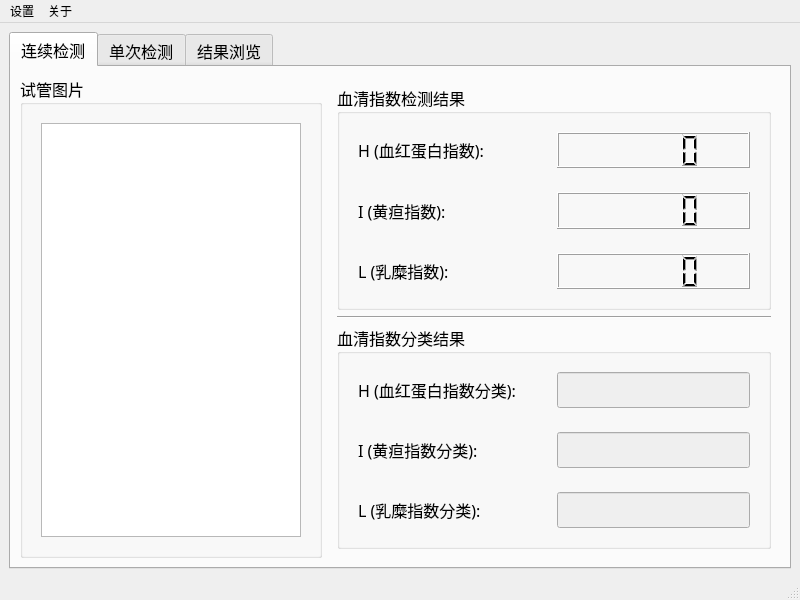
<?xml version="1.0" encoding="UTF-8"?>
<ui version="4.0">
 <class>MainWindow</class>
 <widget class="QMainWindow" name="MainWindow">
  <property name="geometry">
   <rect>
    <x>0</x>
    <y>0</y>
    <width>800</width>
    <height>600</height>
   </rect>
  </property>
  <property name="minimumSize">
   <size>
    <width>800</width>
    <height>600</height>
   </size>
  </property>
  <property name="maximumSize">
   <size>
    <width>3840</width>
    <height>2160</height>
   </size>
  </property>
  <property name="font">
   <font>
    <family>微软雅黑</family>
   </font>
  </property>
  <property name="windowTitle">
   <string>血清指数智能判读-SerumSage</string>
  </property>
  <widget class="QWidget" name="centralwidget">
   <property name="sizePolicy">
    <sizepolicy hsizetype="Preferred" vsizetype="Preferred">
     <horstretch>1</horstretch>
     <verstretch>1</verstretch>
    </sizepolicy>
   </property>
   <layout class="QGridLayout" name="gridLayout">
    <item row="1" column="0">
     <widget class="QTabWidget" name="workModeTab">
      <property name="sizePolicy">
       <sizepolicy hsizetype="Expanding" vsizetype="Expanding">
        <horstretch>1</horstretch>
        <verstretch>1</verstretch>
       </sizepolicy>
      </property>
      <property name="font">
       <font>
        <family>微软雅黑</family>
        <pointsize>12</pointsize>
       </font>
      </property>
      <property name="layoutDirection">
       <enum>Qt::LeftToRight</enum>
      </property>
      <property name="currentIndex">
       <number>0</number>
      </property>
      <widget class="QWidget" name="tab4CD">
       <attribute name="title">
        <string>连续检测</string>
       </attribute>
       <layout class="QHBoxLayout" name="horizontalLayout">
        <item>
         <widget class="QGroupBox" name="groupBox">
          <property name="sizePolicy">
           <sizepolicy hsizetype="Preferred" vsizetype="Preferred">
            <horstretch>2</horstretch>
            <verstretch>0</verstretch>
           </sizepolicy>
          </property>
          <property name="title">
           <string>试管图片</string>
          </property>
          <layout class="QGridLayout" name="gridLayout_3">
           <item row="0" column="0">
            <widget class="QWidget" name="widget_8" native="true">
             <layout class="QGridLayout" name="gridLayout_4">
              <item row="0" column="0">
               <widget class="QGraphicsView" name="tubeImgGView4CD">
                <property name="sizePolicy">
                 <sizepolicy hsizetype="Expanding" vsizetype="Expanding">
                  <horstretch>0</horstretch>
                  <verstretch>0</verstretch>
                 </sizepolicy>
                </property>
               </widget>
              </item>
             </layout>
            </widget>
           </item>
          </layout>
         </widget>
        </item>
        <item>
         <widget class="QWidget" name="widget" native="true">
          <property name="sizePolicy">
           <sizepolicy hsizetype="Preferred" vsizetype="Preferred">
            <horstretch>3</horstretch>
            <verstretch>0</verstretch>
           </sizepolicy>
          </property>
          <layout class="QVBoxLayout" name="verticalLayout_3">
           <item>
            <widget class="QGroupBox" name="groupBox_2">
             <property name="title">
              <string>血清指数检测结果</string>
             </property>
             <layout class="QVBoxLayout" name="verticalLayout">
              <item>
               <widget class="QWidget" name="widget_2" native="true">
                <layout class="QHBoxLayout" name="horizontalLayout_2">
                 <item>
                  <widget class="QLabel" name="label">
                   <property name="text">
                    <string>H (血红蛋白指数):</string>
                   </property>
                  </widget>
                 </item>
                 <item>
                  <widget class="QLCDNumber" name="HIndicesLCD4CD">
                   <property name="sizePolicy">
                    <sizepolicy hsizetype="Preferred" vsizetype="Preferred">
                     <horstretch>0</horstretch>
                     <verstretch>0</verstretch>
                    </sizepolicy>
                   </property>
                  </widget>
                 </item>
                </layout>
               </widget>
              </item>
              <item>
               <widget class="QWidget" name="widget_3" native="true">
                <layout class="QHBoxLayout" name="horizontalLayout_3">
                 <item>
                  <widget class="QLabel" name="label_2">
                   <property name="text">
                    <string>I (黄疸指数):        </string>
                   </property>
                  </widget>
                 </item>
                 <item>
                  <widget class="QLCDNumber" name="IIndicesLCD4CD">
                   <property name="sizePolicy">
                    <sizepolicy hsizetype="Preferred" vsizetype="Preferred">
                     <horstretch>0</horstretch>
                     <verstretch>0</verstretch>
                    </sizepolicy>
                   </property>
                  </widget>
                 </item>
                </layout>
               </widget>
              </item>
              <item>
               <widget class="QWidget" name="widget_4" native="true">
                <layout class="QHBoxLayout" name="horizontalLayout_4">
                 <item>
                  <widget class="QLabel" name="label_3">
                   <property name="text">
                    <string>L (乳糜指数):       </string>
                   </property>
                  </widget>
                 </item>
                 <item>
                  <widget class="QLCDNumber" name="LIndicesLCD4CD">
                   <property name="sizePolicy">
                    <sizepolicy hsizetype="Preferred" vsizetype="Preferred">
                     <horstretch>0</horstretch>
                     <verstretch>0</verstretch>
                    </sizepolicy>
                   </property>
                  </widget>
                 </item>
                </layout>
               </widget>
              </item>
             </layout>
            </widget>
           </item>
           <item>
            <widget class="Line" name="line_2">
             <property name="orientation">
              <enum>Qt::Horizontal</enum>
             </property>
            </widget>
           </item>
           <item>
            <widget class="QGroupBox" name="groupBox_3">
             <property name="title">
              <string>血清指数分类结果</string>
             </property>
             <layout class="QVBoxLayout" name="verticalLayout_2">
              <item>
               <widget class="QWidget" name="widget_5" native="true">
                <layout class="QHBoxLayout" name="horizontalLayout_5">
                 <item>
                  <widget class="QLabel" name="label_4">
                   <property name="text">
                    <string>H (血红蛋白指数分类):</string>
                   </property>
                  </widget>
                 </item>
                 <item>
                  <widget class="QLineEdit" name="HClassEdit4CD">
                   <property name="enabled">
                    <bool>false</bool>
                   </property>
                   <property name="sizePolicy">
                    <sizepolicy hsizetype="Preferred" vsizetype="Preferred">
                     <horstretch>0</horstretch>
                     <verstretch>0</verstretch>
                    </sizepolicy>
                   </property>
                   <property name="readOnly">
                    <bool>true</bool>
                   </property>
                  </widget>
                 </item>
                </layout>
               </widget>
              </item>
              <item>
               <widget class="QWidget" name="widget_6" native="true">
                <layout class="QHBoxLayout" name="horizontalLayout_6">
                 <item>
                  <widget class="QLabel" name="label_6">
                   <property name="text">
                    <string>I (黄疸指数分类):        </string>
                   </property>
                  </widget>
                 </item>
                 <item>
                  <widget class="QLineEdit" name="IClassEdit4CD">
                   <property name="enabled">
                    <bool>false</bool>
                   </property>
                   <property name="sizePolicy">
                    <sizepolicy hsizetype="Preferred" vsizetype="Preferred">
                     <horstretch>0</horstretch>
                     <verstretch>0</verstretch>
                    </sizepolicy>
                   </property>
                   <property name="readOnly">
                    <bool>true</bool>
                   </property>
                  </widget>
                 </item>
                </layout>
               </widget>
              </item>
              <item>
               <widget class="QWidget" name="widget_7" native="true">
                <layout class="QHBoxLayout" name="horizontalLayout_7">
                 <item>
                  <widget class="QLabel" name="label_5">
                   <property name="text">
                    <string>L (乳糜指数分类):       </string>
                   </property>
                  </widget>
                 </item>
                 <item>
                  <widget class="QLineEdit" name="LClassEdit4CD">
                   <property name="enabled">
                    <bool>false</bool>
                   </property>
                   <property name="sizePolicy">
                    <sizepolicy hsizetype="Preferred" vsizetype="Preferred">
                     <horstretch>0</horstretch>
                     <verstretch>0</verstretch>
                    </sizepolicy>
                   </property>
                   <property name="readOnly">
                    <bool>true</bool>
                   </property>
                  </widget>
                 </item>
                </layout>
               </widget>
              </item>
             </layout>
            </widget>
           </item>
          </layout>
         </widget>
        </item>
       </layout>
      </widget>
      <widget class="QWidget" name="tab4CD">
       <attribute name="title">
        <string>单次检测</string>
       </attribute>
       <layout class="QVBoxLayout" name="verticalLayout_6">
        <item>
         <widget class="QWidget" name="widget_9" native="true">
          <property name="sizePolicy">
           <sizepolicy hsizetype="Preferred" vsizetype="Preferred">
            <horstretch>0</horstretch>
            <verstretch>1</verstretch>
           </sizepolicy>
          </property>
          <layout class="QHBoxLayout" name="horizontalLayout_16">
           <item>
            <widget class="QPushButton" name="selectTubeImgBtn">
             <property name="sizePolicy">
              <sizepolicy hsizetype="Minimum" vsizetype="Fixed">
               <horstretch>18</horstretch>
               <verstretch>0</verstretch>
              </sizepolicy>
             </property>
             <property name="text">
              <string>选择血液试管图片</string>
             </property>
            </widget>
           </item>
           <item>
            <widget class="QLabel" name="label_7">
             <property name="sizePolicy">
              <sizepolicy hsizetype="Preferred" vsizetype="Preferred">
               <horstretch>7</horstretch>
               <verstretch>0</verstretch>
              </sizepolicy>
             </property>
             <property name="text">
              <string>图片路径:</string>
             </property>
            </widget>
           </item>
           <item>
            <widget class="QLineEdit" name="tubeImgFullPathEdit">
             <property name="enabled">
              <bool>false</bool>
             </property>
             <property name="sizePolicy">
              <sizepolicy hsizetype="Expanding" vsizetype="Fixed">
               <horstretch>40</horstretch>
               <verstretch>0</verstretch>
              </sizepolicy>
             </property>
             <property name="text">
              <string/>
             </property>
             <property name="placeholderText">
              <string/>
             </property>
            </widget>
           </item>
          </layout>
         </widget>
        </item>
        <item>
         <widget class="QWidget" name="widget_10" native="true">
          <property name="sizePolicy">
           <sizepolicy hsizetype="Preferred" vsizetype="Preferred">
            <horstretch>0</horstretch>
            <verstretch>9</verstretch>
           </sizepolicy>
          </property>
          <layout class="QHBoxLayout" name="horizontalLayout_15">
           <item>
            <layout class="QHBoxLayout" name="horizontalLayout_14">
             <item>
              <widget class="QGroupBox" name="groupBox_4">
               <property name="sizePolicy">
                <sizepolicy hsizetype="Preferred" vsizetype="Preferred">
                 <horstretch>2</horstretch>
                 <verstretch>0</verstretch>
                </sizepolicy>
               </property>
               <property name="title">
                <string>试管图片</string>
               </property>
               <layout class="QGridLayout" name="gridLayout_2">
                <item row="0" column="0">
                 <widget class="QGraphicsView" name="tubeImgGView4SD"/>
                </item>
               </layout>
              </widget>
             </item>
             <item>
              <widget class="QWidget" name="widget_11" native="true">
               <property name="sizePolicy">
                <sizepolicy hsizetype="Preferred" vsizetype="Preferred">
                 <horstretch>3</horstretch>
                 <verstretch>0</verstretch>
                </sizepolicy>
               </property>
               <layout class="QGridLayout" name="gridLayout_5">
                <item row="0" column="0">
                 <widget class="QGroupBox" name="groupBox_5">
                  <property name="title">
                   <string>血清指数检测结果</string>
                  </property>
                  <layout class="QVBoxLayout" name="verticalLayout_4">
                   <item>
                    <widget class="QWidget" name="widget_12" native="true">
                     <layout class="QHBoxLayout" name="horizontalLayout_8">
                      <item>
                       <widget class="QLabel" name="label_8">
                        <property name="text">
                         <string>H (血红蛋白指数):</string>
                        </property>
                       </widget>
                      </item>
                      <item>
                       <widget class="QLCDNumber" name="HIndicesLCD4SD">
                        <property name="sizePolicy">
                         <sizepolicy hsizetype="Preferred" vsizetype="Preferred">
                          <horstretch>0</horstretch>
                          <verstretch>0</verstretch>
                         </sizepolicy>
                        </property>
                       </widget>
                      </item>
                     </layout>
                    </widget>
                   </item>
                   <item>
                    <widget class="QWidget" name="widget_13" native="true">
                     <layout class="QHBoxLayout" name="horizontalLayout_9">
                      <item>
                       <widget class="QLabel" name="label_9">
                        <property name="text">
                         <string>I (黄疸指数):        </string>
                        </property>
                       </widget>
                      </item>
                      <item>
                       <widget class="QLCDNumber" name="IIndicesLCD4SD">
                        <property name="sizePolicy">
                         <sizepolicy hsizetype="Preferred" vsizetype="Preferred">
                          <horstretch>0</horstretch>
                          <verstretch>0</verstretch>
                         </sizepolicy>
                        </property>
                       </widget>
                      </item>
                     </layout>
                    </widget>
                   </item>
                   <item>
                    <widget class="QWidget" name="widget_14" native="true">
                     <layout class="QHBoxLayout" name="horizontalLayout_10">
                      <item>
                       <widget class="QLabel" name="label_10">
                        <property name="text">
                         <string>L (乳糜指数):       </string>
                        </property>
                       </widget>
                      </item>
                      <item>
                       <widget class="QLCDNumber" name="LIndicesLCD4SD">
                        <property name="sizePolicy">
                         <sizepolicy hsizetype="Preferred" vsizetype="Preferred">
                          <horstretch>0</horstretch>
                          <verstretch>0</verstretch>
                         </sizepolicy>
                        </property>
                       </widget>
                      </item>
                     </layout>
                    </widget>
                   </item>
                  </layout>
                 </widget>
                </item>
                <item row="1" column="0">
                 <widget class="QGroupBox" name="groupBox_6">
                  <property name="title">
                   <string>血清指数分类结果</string>
                  </property>
                  <layout class="QVBoxLayout" name="verticalLayout_5">
                   <item>
                    <widget class="QWidget" name="widget_15" native="true">
                     <layout class="QHBoxLayout" name="horizontalLayout_11">
                      <item>
                       <widget class="QLabel" name="label_11">
                        <property name="text">
                         <string>H (血红蛋白指数分类):</string>
                        </property>
                       </widget>
                      </item>
                      <item>
                       <widget class="QLineEdit" name="HClassEdit4SD">
                        <property name="enabled">
                         <bool>false</bool>
                        </property>
                        <property name="sizePolicy">
                         <sizepolicy hsizetype="Preferred" vsizetype="Preferred">
                          <horstretch>0</horstretch>
                          <verstretch>0</verstretch>
                         </sizepolicy>
                        </property>
                        <property name="readOnly">
                         <bool>true</bool>
                        </property>
                       </widget>
                      </item>
                     </layout>
                    </widget>
                   </item>
                   <item>
                    <widget class="QWidget" name="widget_16" native="true">
                     <layout class="QHBoxLayout" name="horizontalLayout_12">
                      <item>
                       <widget class="QLabel" name="label_12">
                        <property name="text">
                         <string>I (黄疸指数分类):        </string>
                        </property>
                       </widget>
                      </item>
                      <item>
                       <widget class="QLineEdit" name="IClassEdit4SD">
                        <property name="enabled">
                         <bool>false</bool>
                        </property>
                        <property name="sizePolicy">
                         <sizepolicy hsizetype="Preferred" vsizetype="Preferred">
                          <horstretch>0</horstretch>
                          <verstretch>0</verstretch>
                         </sizepolicy>
                        </property>
                        <property name="readOnly">
                         <bool>true</bool>
                        </property>
                       </widget>
                      </item>
                     </layout>
                    </widget>
                   </item>
                   <item>
                    <widget class="QWidget" name="widget_17" native="true">
                     <layout class="QHBoxLayout" name="horizontalLayout_13">
                      <item>
                       <widget class="QLabel" name="label_13">
                        <property name="text">
                         <string>L (乳糜指数分类):       </string>
                        </property>
                       </widget>
                      </item>
                      <item>
                       <widget class="QLineEdit" name="LClassEdit4SD">
                        <property name="enabled">
                         <bool>false</bool>
                        </property>
                        <property name="sizePolicy">
                         <sizepolicy hsizetype="Preferred" vsizetype="Preferred">
                          <horstretch>0</horstretch>
                          <verstretch>0</verstretch>
                         </sizepolicy>
                        </property>
                        <property name="readOnly">
                         <bool>true</bool>
                        </property>
                       </widget>
                      </item>
                     </layout>
                    </widget>
                   </item>
                  </layout>
                 </widget>
                </item>
               </layout>
              </widget>
             </item>
            </layout>
           </item>
          </layout>
         </widget>
        </item>
       </layout>
      </widget>
      <widget class="QWidget" name="tab4RB">
       <attribute name="title">
        <string>结果浏览</string>
       </attribute>
       <layout class="QVBoxLayout" name="verticalLayout_9">
        <item>
         <widget class="QWidget" name="widget_18" native="true">
          <property name="sizePolicy">
           <sizepolicy hsizetype="Preferred" vsizetype="Preferred">
            <horstretch>0</horstretch>
            <verstretch>7</verstretch>
           </sizepolicy>
          </property>
          <layout class="QHBoxLayout" name="horizontalLayout_23">
           <item>
            <widget class="QLabel" name="label_14">
             <property name="sizePolicy">
              <sizepolicy hsizetype="Preferred" vsizetype="Preferred">
               <horstretch>12</horstretch>
               <verstretch>0</verstretch>
              </sizepolicy>
             </property>
             <property name="text">
              <string>检测结果目录:</string>
             </property>
            </widget>
           </item>
           <item>
            <widget class="QLineEdit" name="outputFolderPathEdit">
             <property name="enabled">
              <bool>false</bool>
             </property>
             <property name="sizePolicy">
              <sizepolicy hsizetype="Expanding" vsizetype="Fixed">
               <horstretch>55</horstretch>
               <verstretch>0</verstretch>
              </sizepolicy>
             </property>
            </widget>
           </item>
          </layout>
         </widget>
        </item>
        <item>
         <widget class="QWidget" name="widget_19" native="true">
          <property name="sizePolicy">
           <sizepolicy hsizetype="Preferred" vsizetype="Preferred">
            <horstretch>0</horstretch>
            <verstretch>55</verstretch>
           </sizepolicy>
          </property>
          <layout class="QHBoxLayout" name="horizontalLayout_24">
           <item>
            <widget class="QGroupBox" name="groupBox_10">
             <property name="sizePolicy">
              <sizepolicy hsizetype="Preferred" vsizetype="Preferred">
               <horstretch>1</horstretch>
               <verstretch>0</verstretch>
              </sizepolicy>
             </property>
             <property name="title">
              <string>文件列表</string>
             </property>
             <layout class="QGridLayout" name="gridLayout_8">
              <item row="0" column="0">
               <widget class="QListWidget" name="outputFileList"/>
              </item>
             </layout>
            </widget>
           </item>
           <item>
            <widget class="QGroupBox" name="groupBox_7">
             <property name="sizePolicy">
              <sizepolicy hsizetype="Preferred" vsizetype="Preferred">
               <horstretch>1</horstretch>
               <verstretch>0</verstretch>
              </sizepolicy>
             </property>
             <property name="title">
              <string>图片预览</string>
             </property>
             <layout class="QGridLayout" name="gridLayout_6">
              <item row="0" column="0">
               <widget class="QGraphicsView" name="tubeImgGView4RB"/>
              </item>
             </layout>
            </widget>
           </item>
           <item>
            <widget class="QWidget" name="widget_20" native="true">
             <property name="sizePolicy">
              <sizepolicy hsizetype="Preferred" vsizetype="Preferred">
               <horstretch>1</horstretch>
               <verstretch>0</verstretch>
              </sizepolicy>
             </property>
             <property name="font">
              <font>
               <family>微软雅黑</family>
               <pointsize>10</pointsize>
              </font>
             </property>
             <layout class="QVBoxLayout" name="verticalLayout_10">
              <item>
               <widget class="QGroupBox" name="groupBox_8">
                <property name="title">
                 <string>血清指数检测结果</string>
                </property>
                <layout class="QVBoxLayout" name="verticalLayout_7">
                 <item>
                  <widget class="QWidget" name="widget_21" native="true">
                   <layout class="QHBoxLayout" name="horizontalLayout_17">
                    <item>
                     <widget class="QLabel" name="label_15">
                      <property name="text">
                       <string>H (血红蛋白指数):</string>
                      </property>
                     </widget>
                    </item>
                    <item>
                     <widget class="QLCDNumber" name="HIndicesLCD4RB">
                      <property name="sizePolicy">
                       <sizepolicy hsizetype="Preferred" vsizetype="Preferred">
                        <horstretch>0</horstretch>
                        <verstretch>0</verstretch>
                       </sizepolicy>
                      </property>
                     </widget>
                    </item>
                   </layout>
                  </widget>
                 </item>
                 <item>
                  <widget class="QWidget" name="widget_22" native="true">
                   <layout class="QHBoxLayout" name="horizontalLayout_18">
                    <item>
                     <widget class="QLabel" name="label_16">
                      <property name="text">
                       <string>I (黄疸指数):        </string>
                      </property>
                     </widget>
                    </item>
                    <item>
                     <widget class="QLCDNumber" name="IIndicesLCD4RB">
                      <property name="sizePolicy">
                       <sizepolicy hsizetype="Preferred" vsizetype="Preferred">
                        <horstretch>0</horstretch>
                        <verstretch>0</verstretch>
                       </sizepolicy>
                      </property>
                     </widget>
                    </item>
                   </layout>
                  </widget>
                 </item>
                 <item>
                  <widget class="QWidget" name="widget_23" native="true">
                   <layout class="QHBoxLayout" name="horizontalLayout_19">
                    <item>
                     <widget class="QLabel" name="label_17">
                      <property name="text">
                       <string>L (乳糜指数):       </string>
                      </property>
                     </widget>
                    </item>
                    <item>
                     <widget class="QLCDNumber" name="LIndicesLCD4RB">
                      <property name="sizePolicy">
                       <sizepolicy hsizetype="Preferred" vsizetype="Preferred">
                        <horstretch>0</horstretch>
                        <verstretch>0</verstretch>
                       </sizepolicy>
                      </property>
                     </widget>
                    </item>
                   </layout>
                  </widget>
                 </item>
                </layout>
               </widget>
              </item>
              <item>
               <widget class="QGroupBox" name="groupBox_9">
                <property name="title">
                 <string>血清指数分类结果</string>
                </property>
                <layout class="QVBoxLayout" name="verticalLayout_8">
                 <item>
                  <widget class="QWidget" name="widget_24" native="true">
                   <layout class="QHBoxLayout" name="horizontalLayout_20">
                    <item>
                     <widget class="QLabel" name="label_18">
                      <property name="text">
                       <string>H (血红蛋白指数分类):</string>
                      </property>
                     </widget>
                    </item>
                    <item>
                     <widget class="QLineEdit" name="HClassEdit4RB">
                      <property name="enabled">
                       <bool>false</bool>
                      </property>
                      <property name="sizePolicy">
                       <sizepolicy hsizetype="Preferred" vsizetype="Preferred">
                        <horstretch>0</horstretch>
                        <verstretch>0</verstretch>
                       </sizepolicy>
                      </property>
                      <property name="readOnly">
                       <bool>true</bool>
                      </property>
                     </widget>
                    </item>
                   </layout>
                  </widget>
                 </item>
                 <item>
                  <widget class="QWidget" name="widget_25" native="true">
                   <layout class="QHBoxLayout" name="horizontalLayout_21">
                    <item>
                     <widget class="QLabel" name="label_19">
                      <property name="text">
                       <string>I (黄疸指数分类):        </string>
                      </property>
                     </widget>
                    </item>
                    <item>
                     <widget class="QLineEdit" name="IClassEdit4RB">
                      <property name="enabled">
                       <bool>false</bool>
                      </property>
                      <property name="sizePolicy">
                       <sizepolicy hsizetype="Preferred" vsizetype="Preferred">
                        <horstretch>0</horstretch>
                        <verstretch>0</verstretch>
                       </sizepolicy>
                      </property>
                      <property name="readOnly">
                       <bool>true</bool>
                      </property>
                     </widget>
                    </item>
                   </layout>
                  </widget>
                 </item>
                 <item>
                  <widget class="QWidget" name="widget_26" native="true">
                   <layout class="QHBoxLayout" name="horizontalLayout_22">
                    <item>
                     <widget class="QLabel" name="label_20">
                      <property name="text">
                       <string>L (乳糜指数分类):       </string>
                      </property>
                     </widget>
                    </item>
                    <item>
                     <widget class="QLineEdit" name="LClassEdit4RB">
                      <property name="enabled">
                       <bool>false</bool>
                      </property>
                      <property name="sizePolicy">
                       <sizepolicy hsizetype="Preferred" vsizetype="Preferred">
                        <horstretch>0</horstretch>
                        <verstretch>0</verstretch>
                       </sizepolicy>
                      </property>
                      <property name="readOnly">
                       <bool>true</bool>
                      </property>
                     </widget>
                    </item>
                   </layout>
                  </widget>
                 </item>
                </layout>
               </widget>
              </item>
             </layout>
            </widget>
           </item>
          </layout>
         </widget>
        </item>
       </layout>
      </widget>
     </widget>
    </item>
   </layout>
  </widget>
  <widget class="QMenuBar" name="menubar">
   <property name="geometry">
    <rect>
     <x>0</x>
     <y>0</y>
     <width>800</width>
     <height>23</height>
    </rect>
   </property>
   <widget class="QMenu" name="menu">
    <property name="title">
     <string>设置</string>
    </property>
    <addaction name="sysCfgAction"/>
   </widget>
   <widget class="QMenu" name="menu_2">
    <property name="title">
     <string>关于</string>
    </property>
    <addaction name="serumSegaAboutAction"/>
   </widget>
   <addaction name="menu"/>
   <addaction name="menu_2"/>
  </widget>
  <widget class="QStatusBar" name="statusbar"/>
  <action name="action">
   <property name="text">
    <string>工作目录设置</string>
   </property>
   <property name="font">
    <font>
     <pointsize>23</pointsize>
    </font>
   </property>
  </action>
  <action name="action_2">
   <property name="text">
    <string>用户设置</string>
   </property>
  </action>
  <action name="serumSegaAboutAction">
   <property name="text">
    <string>血清指数智能检测软件(SerumSega)</string>
   </property>
  </action>
  <action name="sysCfgAction">
   <property name="text">
    <string>系统设置</string>
   </property>
  </action>
  <action name="config_user_action">
   <property name="text">
    <string>用户设置</string>
   </property>
  </action>
 </widget>
 <resources/>
 <connections/>
</ui>
